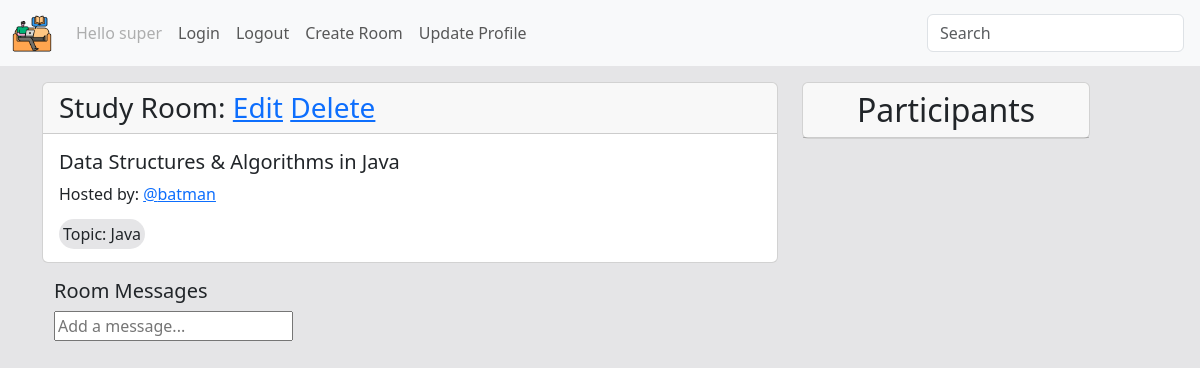
Screenshot of /room/2/ (signed in) with the database file from the repository.
### base/models.py (models this page shows, shortened)
class User(AbstractUser):
    name = models.CharField(max_length=200, null=True)
    email = models.EmailField(unique=True, null=True)
    bio = models.TextField(null=True)
    avatar = models.ImageField(null=True, default='user.png')
    USERNAME_FIELD = 'username'
    REQUIRED_FIELDS = []
    def __str__(self):
        return self.username

class Room(models.Model):
    host = models.ForeignKey(User, on_delete=models.SET_NULL, null=True)
    topic = models.ForeignKey(Topic, on_delete=models.SET_NULL, null=True)
    name = models.CharField(max_length=200)
    description = models.TextField(null=True, blank=True)
    participants = models.ManyToManyField(User, related_name='participants', blank=True)
    updated = models.DateTimeField(auto_now=True)
    created = models.DateTimeField(auto_now_add=True)
    class Meta:
        ordering = ['-created', '-updated']

class Topic(models.Model):
    name = models.CharField(max_length=200)

### base/views.py (the view, shortened to what this page needs)
# urls.py: path('room/<str:pk>/', views.room, name='room'),
def room(request, pk):
    room = Room.objects.get(id=pk)
    roomMessages = room.message_set.all()
    participants = room.participants.all()
    context = {'room': room, 'roomMessages': roomMessages, 'participants': participants}
    return render(request, 'base/room.html', context)

### base/templates/base/room.html (shortened to what this page needs)
{% extends 'main.html' %}
{% block content %}
<div class="row">
    <div class="col-8">
        <div class="card">
            <h3 class="card-header">
                Study Room:
                <span>
                    <a href="{% url 'update-room' room.id %}">Edit</a>
                    <a href="{% url 'delete-room' room.id %}">Delete</a>
                </span>
            </h3>
            <div class="card-body">
                <h5 class="card-title">{{room.name}}</h5>
                <p>Hosted by: <a href="{% url 'profile' room.host.id %}">@{{room.host}}</a> </p>
                <span class="rounded-pill" style="background-color: rgb(229, 229, 231); padding: 4px;">Topic:
                    {{room.topic.name}}</span>
                </div>
        </div>
        <div class="container mt-3" style="width: 70rem;">
            <div class="row  d-flex ">
                <div class="col-md-8">
                    <div class="headings d-flex justify-content-between align-items-center">
                        <h5>Room Messages</h5>
                    </div>
                    <form method="POST" action="">
                        <input type="text" name="body" placeholder="Add a message..." />
                    </form>
                </div>
            </div>
        </div>
    </div>
    <div class="col-3">
        <div class="card" style="width: 18rem;">
            <h2 class="card-header text-center">
                Participants
            </h2>
        </div>
    </div>
</div>
{% endblock content %}

### templates/navbar.html (shortened to what this page needs)
{% load static %}
<nav class="navbar navbar-expand-lg bg-body-tertiary">
  <div class="container-fluid">
    <a class="navbar-brand" href="{% url 'home' %}">
      <img src="{% static 'images/logo.png' %}" alt="Bootstrap" width="40">
    </a>
    <div class="collapse navbar-collapse" id="navbarSupportedContent">
      <ul class="navbar-nav me-auto mb-2 mb-lg-0">
        {% if request.user.is_authenticated %}
        <li class="nav-item">
          <a class="nav-link disabled">Hello {{request.user}}</a>
        </li>
        {% endif %}
        <li class="nav-item">
          <a class="nav-link" href="{% url 'login' %}">Login</a>
        </li>
        <li class="nav-item">
          <a class="nav-link" href="{% url 'logout' %}">Logout</a>
        </li>
        <li class="nav-item">
          <a class="nav-link" href="{% url 'create-room' %}">Create Room</a>
        </li>
        <li class="nav-item">
          <a class="nav-link" href="{% url 'update-profile' %}">Update Profile</a>
        </li>
      </ul>
      <form class="d-flex" role="search" method="GET" action="">
        <input class="form-control me-1" name="q" type="search" placeholder="Search" aria-label="Search">
      </form>
    </div>
  </div>
</nav>

### static/style/main.css (style rules this page uses)
body { background-color: rgb(229, 229, 231); }

### rows the page displays
User: user "super"
Room: name "Data Structures & Algorithms in Java", host "batman", topic.name "Java"
